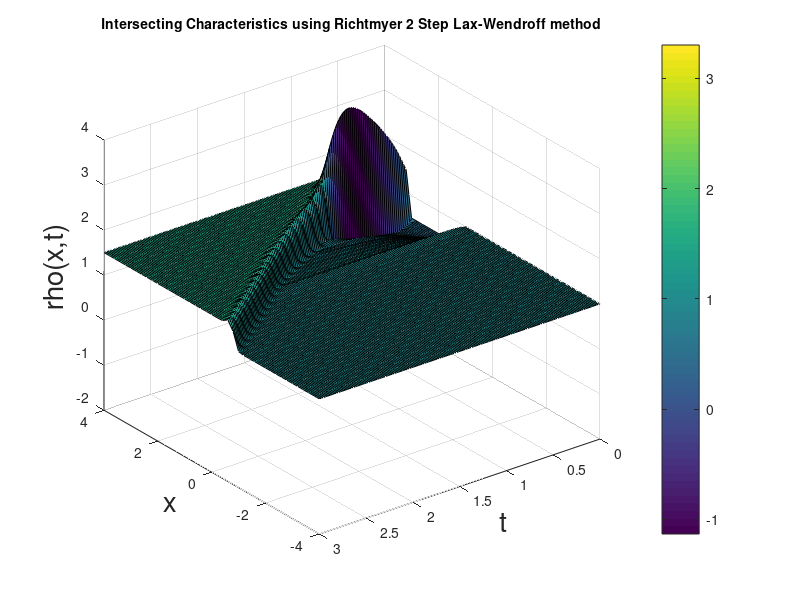

This figure's MATLAB source:

% Initialising variables
x = linspace(-4, 4, 41);    
t = linspace(0, 3, 151);
k = t(2) - t(1);    % step size for the time
h = x(2) - x(1);    % step size for the space
nt = 151;   % Total number of time steps
nx = 41;    % Total number of space steps
j = @(rho) 8 * rho - 4 * rho.^2;
j_dash = @(rho) 8 - 8 * rho;
RHO = zeros(length(x), length(t));

% Initial conditions
RHO(:, 1) = 1 * (x <= 1) + 0.5 * ((x > 1) & (x <= 3)) + 1.5 * (x > 3);
% Boundary conditions
RHO(1, :) = 1;
RHO(41, :) = 1.5;

% Implementing the numerical method
for idt = 1 : nt - 1
    for idx = 2 : nx - 1
        RHO_star1 = 0.5 * (RHO(idx - 1, idt) + RHO(idx, idt)) - (k / h) * (j(RHO(idx, idt)) - j(RHO(idx - 1, idt)));
        RHO_star2 = 0.5 * (RHO(idx, idt) + RHO(idx + 1, idt)) - (k / h) * (j(RHO(idx + 1, idt)) - j(RHO(idx, idt)));
        RHO(idx, idt + 1) = RHO(idx, idt) - (k / h) * (j(RHO_star2) - j(RHO_star1));
    end
end

% Plotting the density function
figure(1)
surf(t,x,RHO)
xlabel('t','FontSize', 20)
ylabel('x','FontSize', 20)
zlabel('rho(x,t)','FontSize', 20)
title('Intersecting Characteristics using Richtmyer 2 Step Lax-Wendroff method', 'FontSize', 10)
colorbar
set(gca, 'XDir','reverse')